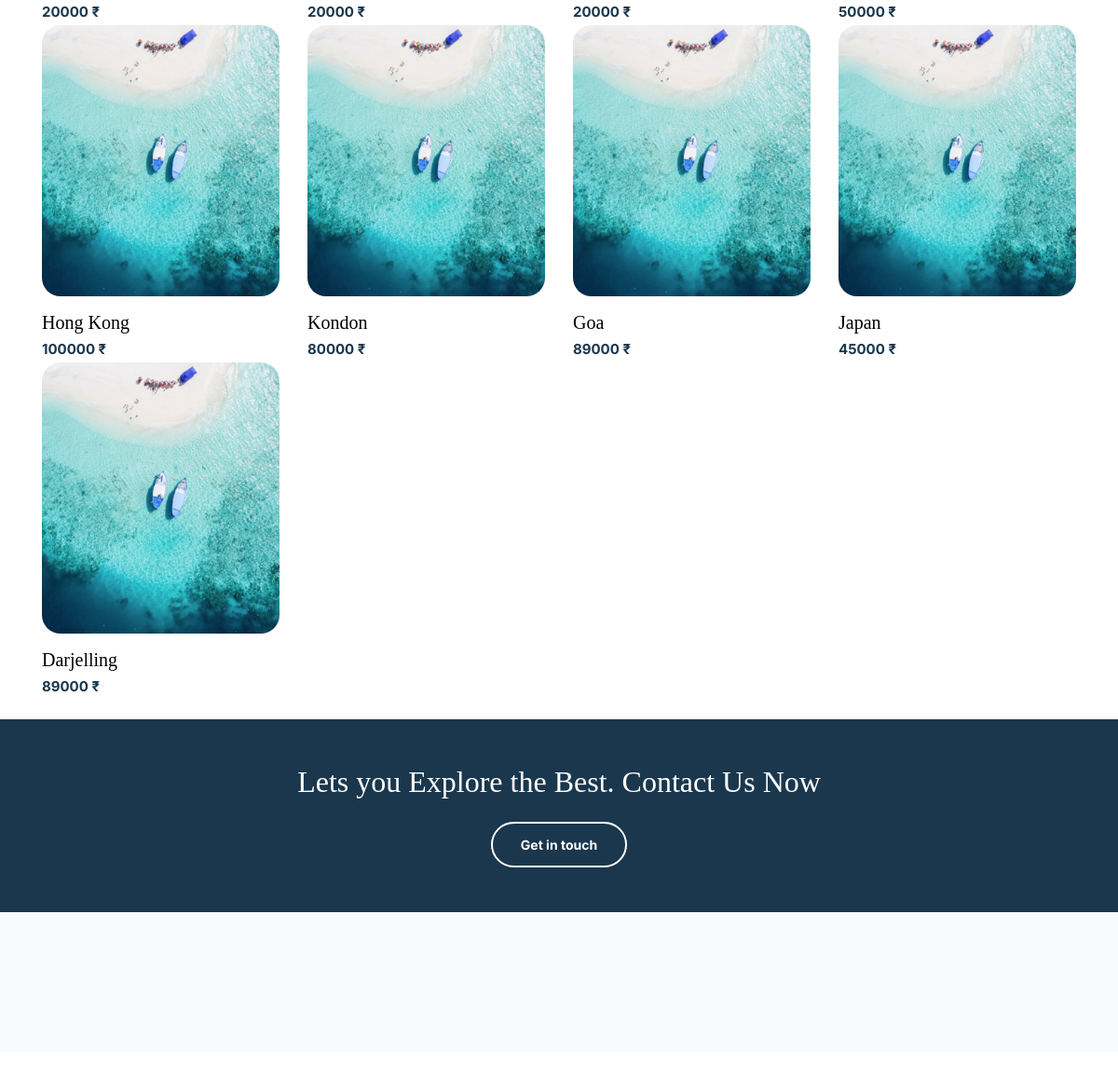
Before: /packages (lower part) with the older database file.
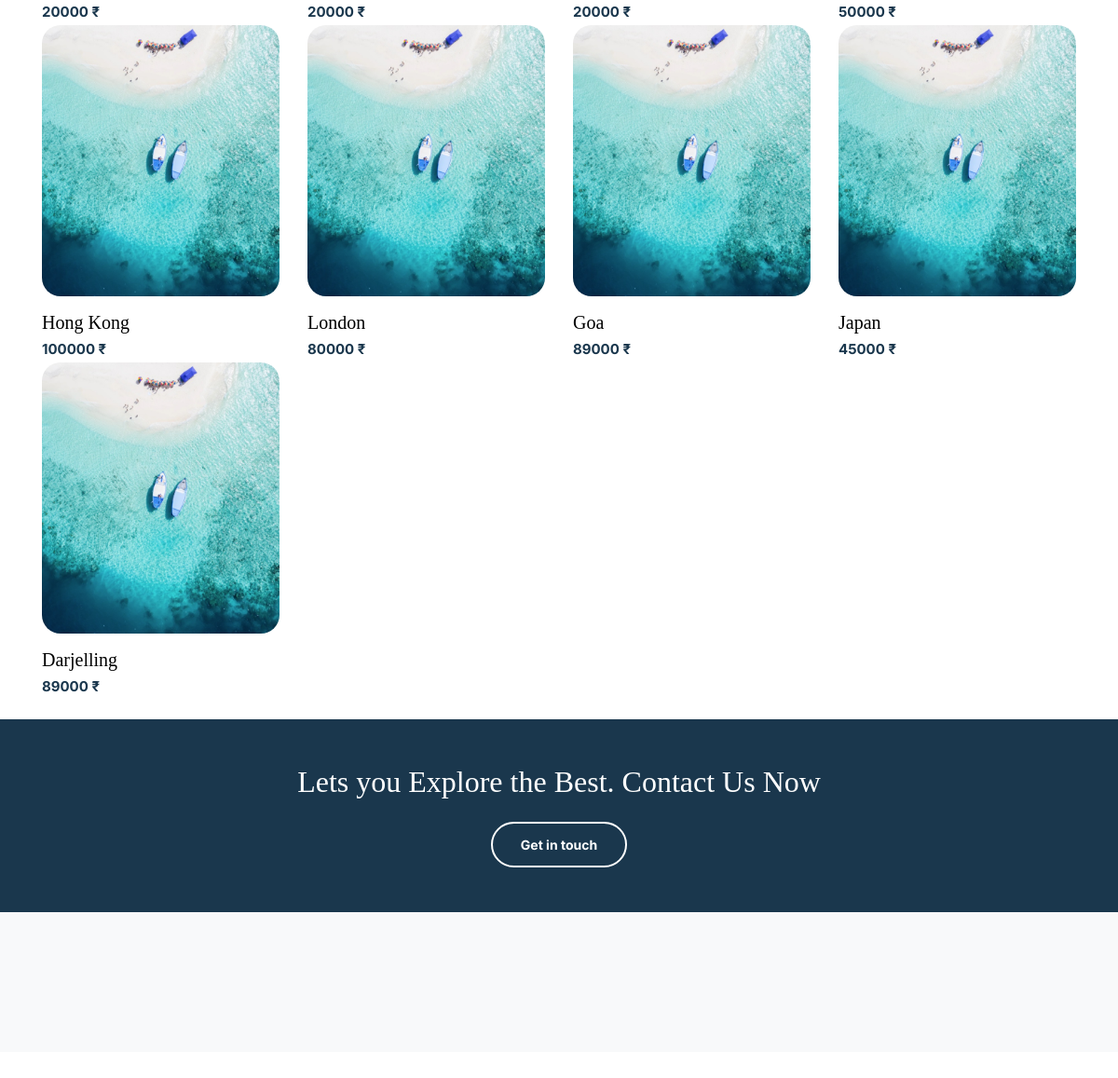
After: the same page with the newer database file.
### app/models.py (models this page shows, shortened)
class Package(models.Model):
    INCLUSION_CHOICES = [
        ("Guided city tours", "Guided city tours"),
        ("Adventure excursions (hiking, zip-lining)", "Adventure excursions (hiking, zip-lining)"),
        ("Relaxing spa day", "Relaxing spa day"),
        ("Water sports (snorkeling, kayaking)", "Water sports (snorkeling, kayaking)"),
        ("Attend a traditional dance or music performance", "Attend a traditional dance or music performance"),
        ("Visit local museums and art galleries", "Visit local museums and art galleries"),
        ("Explore historical landmarks and monuments", "Explore historical landmarks and monuments"),
        ("Private chauffeur service", "Private chauffeur service"),
        ("Local public transportation pass", "Local public transportation pass"),
        ("Group guided bus tours", "Group guided bus tours"),
        ("Rental car for self-exploration", "Rental car for self-exploration"),
        ("Photography or language guide services", "Photography or language guide services"),
        ("Scuba diving to explore underwater life", "Scuba diving to explore underwater life"),
        ("Jet skiing or parasailing", "Jet skiing or parasailing"),
        ("Snorkeling in crystal-clear waters", "Snorkeling in crystal-clear waters"),
        ("Snow or water skiing adventures", "Snow or water skiing adventures"),
        ("Mountain biking or cycling tours", "Mountain biking or cycling tours")
    ]
    packageID = models.CharField(_("package ID"), max_length=6, primary_key=True)
    name = models.CharField(_("package name"), max_length=100)
    places = models.ManyToManyField(Place, blank=False)
    description = models.TextField(_("description"))
    journey_start_date = models.DateField()
    duration = models.CharField(_("duration"), max_length=50)
    meals = models.CharField(_("meals"), max_length=50)
    hotels = models.ManyToManyField(Hotel, blank=False)
    price = models.CharField(_("price"), max_length=50)
    max_travelers = models.IntegerField(_("no of travelers are allowed"))
    is_cancelable = models.BooleanField(_("cancelable"), default=False)
    date_added = models.DateField(auto_now_add=True)

### app/views.py (the view)
def get_packages(request):
    packages = Package.objects.all()
    context = {
        'packages': packages,
    }
    return render(request,'packages.html',context)

### templates/packages.html (shortened to what this page needs)
{% extends "base.html" %}
{% load static %}
{% block content %}
<div class="untree_co-section">
	<div class="container">
		<div class="row">
			{% for package in packages %}
				<div class="col-6 col-sm-6 col-md-6 col-lg-3 mb-4 mb-lg-0">
					<div class="media-1">
						<a href="{% url "package_detail_view" package.packageID %}" class="d-block mb-3"><img src="{% static "images/img_3.jpg" %}" alt="Image" class="img-fluid"></a>
						<div class="d-flex align-items-center">
							<div>
								<h3><a href="#">{{package.name}}</a></h3>
								<div class="price ml-auto">
									<span>{{package.price}} &#8377;</span>
								</div>
							</div>
						</div>
					</div>
				</div>
			{% endfor %}
		</div>
</div>
<br>
<div class="py-5 cta-section">
	<div class="container">
		<div class="row text-center">
			<div class="col-md-12">
				<h2 class="mb-2 text-white">Lets you Explore the Best. Contact Us Now</h2>
				<p class="mb-0"><a href="{% url "contact_view" %}" class="btn btn-outline-white text-white btn-md font-weight-bold">Get in touch</a></p>
			</div>
		</div>
	</div>
</div>
{% endblock content %}

### templates/base.html (shortened to what this page needs)
{% load static %}
<!doctype html>
<html lang="en">
<head>
	<link rel="stylesheet" href="{% static "css/bootstrap.min.css" %}">
	<link rel="stylesheet" href="{% static "css/aos.css" %}">
	<link rel="stylesheet" href="{% static "css/owl.carousel.min.css" %}">
	<link rel="stylesheet" href="{% static "css/owl.theme.default.min.css" %}">
	<link rel="stylesheet" href="{% static "css/jquery.fancybox.min.css"%}">
	<link rel="stylesheet" href="{% static "fonts/icomoon/style.css" %}">
	<link rel="stylesheet" href="{% static "fonts/flaticon/font/flaticon.css" %}">
	<link rel="stylesheet" href="{% static "css/daterangepicker.css" %}">
	<link rel="stylesheet" href="{% static "css/aos.css" %}">
	<link rel="stylesheet" href="{% static "css/style.css" %}">
</head>
<body>
	{% block content %}{% endblock content %}
	<div class="site-footer">
		<div class="inner first">
		</div>
	</div>
</body>
</html>

### templates/resources/css/style.css (style rules this page uses)
body { font-family: "Inter", sans-serif; line-height: 1.5; background: #ffffff; overflow-x: hidden; font-size: 14px; }
body:before { content: ""; position: fixed; top: 0; left: 0; z-index: 99; right: 0; bottom: 0; background: rgba(0, 0, 0, 0.2); opacity: 0; visibility: hidden; -webkit-transition: .3s all ease; -o-transition: .3s all ease; transition: .3s all ease; }
a { color: #1A374D; -webkit-transition: .3s all ease; -o-transition: .3s all ease; transition: .3s all ease; }
h1, .h1, h2, .h2, h3, .h3, h4, .h4 { font-family: "Source Serif Pro", serif; }
.btn { padding-top: 12px; padding-bottom: 12px; padding-left: 30px; padding-right: 30px; border-radius: 30px; font-size: 14px; }
.btn.btn-outline-white { border: 2px solid #ffffff; }
.untree_co-section { padding: 70px 0; }
.media-1 { text-align: left; }
.media-1 img { border-radius: 20px; }
.media-1 h3 { font-size: 20px; }
.media-1 h3 a { color: #000000; }
.media-1 .price { font-size: 15px; color: #1A374D; font-weight: 700; position: relative; top: -2px; }
.cta-section { background: #1A374D; }
.site-footer { font-size: 14px; color: #777; line-height: 1.6; }
.site-footer .inner { padding-top: 0px; padding-bottom: 70px; background: #f8f9fa; }
.site-footer .inner.first { padding-top: 80px; }

Changed rows visible on the page:
changed Package: name "Kondon" → "London"
